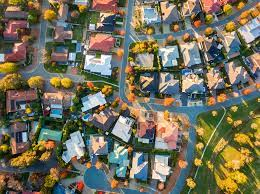
#> input picture phase1/City/001.jpg, 260 x 194 px, found by its file name; its folder holds only this picture in this run
$ jupyter execute --allow-errors structure.ipynb   (shell and % lines are left out)
#> lines starting #> are read from the running program, lines starting #| are printed output that depends on the picture; after the words box and inside, x2 and y2 are one past the last pixel; in counts of white or black regions, pixels touching at a corner belong together
[cell 1]
%cd Real-Estate-Progression

[cell 2]
from google.colab import drive
drive.mount('/content/drive')

[cell 3]
import os

# List all files in the root /content directory

print(os.listdir("/content/Real-Estate-Progression/phase1"))

# Re-Design the Roboflow model

[cell 4]
from roboflow import Roboflow

import os


# Initialize Roboflow with your API key (get it for free at https://roboflow.com)

#> (the rest of this cell did not finish here and is left out)

[cell 5]
import os
from PIL import Image

# Define input and output folders
input_folder = "/content/Real-Estate-Progression/phase1/City"  # Change this to your actual folder path
output_folder = "/content/bw_images"

# Create output folder if it doesn't exist
os.makedirs(output_folder, exist_ok=True)

# Loop through all image files in the folder
for filename in os.listdir(input_folder):
    if filename.endswith(('.jpg', '.png', '.jpeg')):  # Check for valid image formats
        img_path = os.path.join(input_folder, filename)

        # Open image and convert to black & white
        img = Image.open(img_path).convert('L')
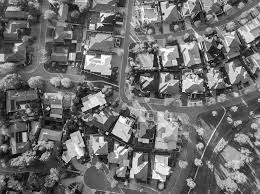
#> img: PIL image 260x194 L; min 0, max 255, mean 108.8

        # Save the new image
        img.save(os.path.join(output_folder, filename))

print("All images have been converted to black and white!")

[cell 6]
import cv2
import numpy as np

def get_best_min_area(image):
    """
    Dynamically determines the best min_area value for detecting structures
    based on the image's contours.

    Parameters:
        image (numpy.ndarray): Input grayscale image.

    Returns:
        float: Best min_area value for contour filtering.
    """
    # Apply Gaussian Blur to reduce noise
    blurred = cv2.GaussianBlur(image, (5, 5), 0)
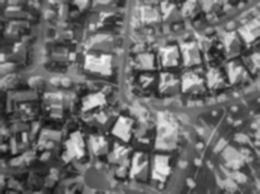
#> blurred: shape (194, 260); min 13, max 247, mean 108.8

    # Apply Adaptive Thresholding (better for varying lighting conditions)
    thresh = cv2.adaptiveThreshold(blurred, 255, cv2.ADAPTIVE_THRESH_GAUSSIAN_C,
                                   cv2.THRESH_BINARY_INV, 11, 2)
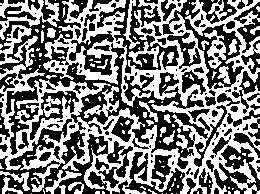
#> thresh: shape (194, 260); 48.5% white; 135 white regions (103 under 20 px)

    # Find contours
    contours, _ = cv2.findContours(thresh, cv2.RETR_EXTERNAL, cv2.CHAIN_APPROX_SIMPLE)
#> contours = 114 contours, 91 with area under 20; largest, box (x1, y1, x2, y2) and area: (0, 0, 260, 194) 24344, (0, 0, 60, 40) 644, (204, 30, 226, 69) 372, (45, 170, 82, 194) 194, (128, 41, 159, 68) 193

    # Compute area of each contour
    contour_areas = [cv2.contourArea(cnt) for cnt in contours]
#> contour_areas = 114 values, max 24344.5 at index 110, min 0 at index 0, mean 237.5

    if not contour_areas:  # If no contours found, return a small default value
        return 100

    # Compute median and mean contour area
    median_area = np.median(contour_areas)
#> median_area = 3
    mean_area = np.mean(contour_areas)
#> mean_area = 237.5

    # Set min_area to a fraction of median (ensuring it's not too small)
    best_min_area = max(median_area * 0.5, mean_area * 0.3, 100)
#> best_min_area = 100

    return best_min_area

[cell 7]
# Process each image in the folder
for filename in os.listdir(input_folder):
    if filename.endswith(('.jpg', '.png', '.jpeg')):
        image_path = os.path.join(input_folder, filename)

        # Load image in grayscale
        image = cv2.imread(image_path, cv2.IMREAD_GRAYSCALE)

        # Get best min_area dynamically
        min_area = get_best_min_area(image)
#> min_area = 100
        print(f"Using min_area = {min_area} for {filename}")
#| Using min_area = 100 for 001.jpg

        # Apply Gaussian Blur to reduce noise
        blurred = cv2.GaussianBlur(image, (5, 5), 0)

        # Apply Adaptive Thresholding
        thresh = cv2.adaptiveThreshold(blurred, 255, cv2.ADAPTIVE_THRESH_GAUSSIAN_C,
                                       cv2.THRESH_BINARY_INV, 11, 2)

        # Find contours
        contours, _ = cv2.findContours(thresh, cv2.RETR_EXTERNAL, cv2.CHAIN_APPROX_SIMPLE)

        # Filter contours by computed min_area
        filtered_contours = [cnt for cnt in contours if cv2.contourArea(cnt) > min_area]
#> filtered_contours = 8 contours; box (x1, y1, x2, y2) and area: (0, 0, 260, 194) 24344, (0, 0, 60, 40) 644, (204, 30, 226, 69) 372, (45, 170, 82, 194) 194, (128, 41, 159, 68) 193, (123, 0, 140, 49) 150, (0, 171, 30, 191) 134, (217, 66, 231, 84) 106

        # Draw detected structures
        output_image = cv2.cvtColor(image, cv2.COLOR_GRAY2BGR)
        cv2.drawContours(output_image, filtered_contours, -1, (0, 255, 0), 2)
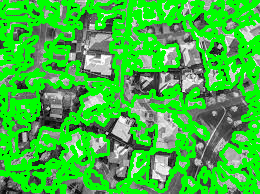
#> output_image: shape (194, 260, 3); mean B, G, R 63.5, 186.8, 63.5

        # Save processed image
        output_path = os.path.join(output_folder, filename)
        cv2.imwrite(output_path, output_image)

        print(f"{filename}: {len(filtered_contours)} structures detected and saved!")
#| 001.jpg: 8 structures detected and saved!

$ run again, on phase1/City/003.jpg
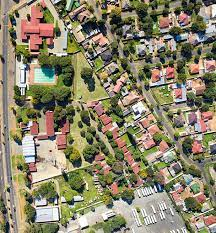
#> input picture phase1/City/003.jpg, 216 x 233 px, found by its file name
#> in get_best_min_area, `thresh = cv2.adaptiveThreshold(blurred, 255, cv2.ADAPTIVE_THRESH_GAUSS..`:
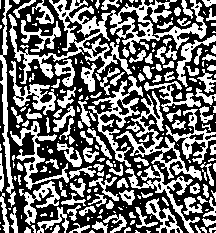
#> thresh: shape (233, 216); 43.5% white; 250 white regions (122 under 20 px)
#> in get_best_min_area, `contours, _ = cv2.findContours(thresh, cv2.RETR_EXTERNAL, cv2.CHAIN_AP..`: contours = 249 contours, 148 with area under 20; largest, box (x1, y1, x2, y2) and area: (8, 0, 207, 84) 3798, (116, 91, 202, 181) 1132, (88, 76, 143, 167) 934, (0, 0, 16, 207) 676, (125, 165, 200, 233) 665
#> contour_areas = 249 values, max 3798 at index 243, min 0 at index 4, mean 69.69
#> median_area = 11.5
#> mean_area = 69.69
#> best_min_area = 100
#| Using min_area = 100 for 003.jpg
#> filtered_contours = 29 contours; largest, box (x1, y1, x2, y2) and area: (8, 0, 207, 84) 3798, (116, 91, 202, 181) 1132, (88, 76, 143, 167) 934, (0, 0, 16, 207) 676, (125, 165, 200, 233) 665
#> `cv2.drawContours(output_image, filtered_contours, -1, (0, 255, 0), 2)`:
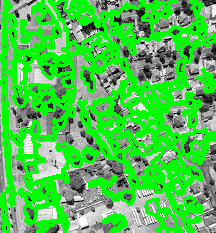
#> output_image: shape (233, 216, 3); mean B, G, R 78.7, 196.7, 78.7
#| 003.jpg: 29 structures detected and saved!

$ run again, on phase1/City/008.jpg
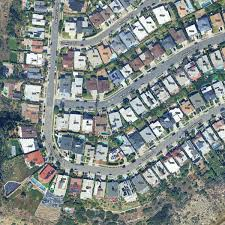
#> input picture phase1/City/008.jpg, 225 x 225 px, found by its file name
#> in get_best_min_area, `thresh = cv2.adaptiveThreshold(blurred, 255, cv2.ADAPTIVE_THRESH_GAUSS..`:
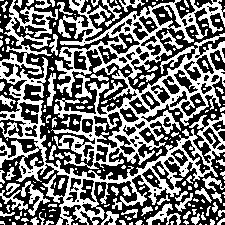
#> thresh: shape (225, 225); 45.7% white; 214 white regions (136 under 20 px)
#> in get_best_min_area, `contours, _ = cv2.findContours(thresh, cv2.RETR_EXTERNAL, cv2.CHAIN_AP..`: contours = 194 contours, 149 with area under 20; largest, box (x1, y1, x2, y2) and area: (51, 0, 225, 169) 13250, (0, 0, 225, 225) 8064, (0, 181, 50, 216) 345, (146, 203, 181, 225) 204, (47, 73, 56, 106) 126
#> contour_areas = 194 values, max 13250.5 at index 187, min 0 at index 0, mean 127
#> median_area = 7
#> mean_area = 127
#> best_min_area = 100
#| Using min_area = 100 for 008.jpg
#> filtered_contours = 6 contours; box (x1, y1, x2, y2) and area: (51, 0, 225, 169) 13250, (0, 0, 225, 225) 8064, (0, 181, 50, 216) 345, (146, 203, 181, 225) 204, (47, 73, 56, 106) 126, (75, 74, 92, 99) 120
#| 008.jpg: 6 structures detected and saved!
#> binary: shape (225, 225); 55.2% white; 489 black regions (429 under 20 px), largest, box (x1, y1, x2, y2) and area: (17, 0, 225, 180) 12782, (80, 174, 151, 225) 1239, (4, 167, 69, 223) 1034
#> opening: shape (225, 225); 25.1% white; 63 white regions, largest, box (x1, y1, x2, y2) and area: (0, 97, 41, 191) 2040, (0, 0, 31, 91) 1592, (143, 162, 193, 225) 1513
#> sure_bg: shape (225, 225); 48% white; 21 white regions, largest, box (x1, y1, x2, y2) and area: (0, 0, 48, 219) 7032, (134, 145, 225, 225) 3791, (79, 13, 192, 100) 3049
#> unknown: shape (225, 225); 46.7% white; 21 white regions, largest, box (x1, y1, x2, y2) and area: (0, 0, 48, 219) 6546, (134, 145, 225, 225) 3670, (79, 13, 192, 100) 3049
#> separated_image: shape (225, 225); 11.7% white; 6 white regions, box (x1, y1, x2, y2) and area: (1, 95, 45, 218) 2663, (1, 1, 28, 76) 1200, (137, 179, 186, 224) 1141, (200, 146, 224, 191) 658, (69, 1, 85, 13) 133, (58, 213, 77, 224) 133
#> `separated_image, boundaries , markers = separate_structures('/content/..`:
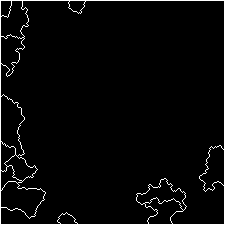
#> boundaries: shape (225, 225); 3.4% white in thin lines or dots
#> unique_labels = [-1, 1, 2, 3, 4, 6, 7, 8, 9, 10, 11, 12, 13, 14]
#> structure_labels = [2, 3, 4, 6, 7, 8, 9, 10, 11, 12, 13, 14]
#> num_structures = 12
#| Number of separated structures: 12
